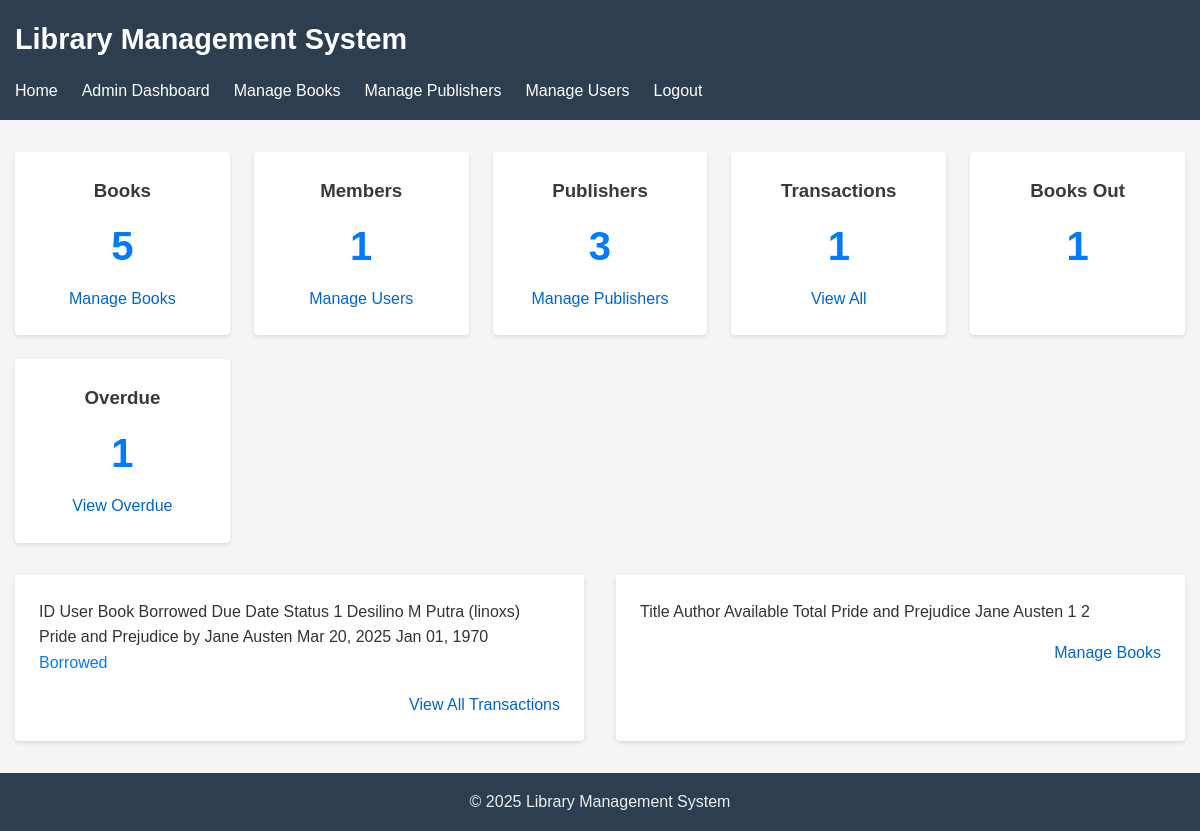
Page /admin/dashboard.php (signed in) on the committed database.
### tables this page shows
CREATE TABLE transactions (
    id INTEGER PRIMARY KEY AUTOINCREMENT,
    user_id INTEGER NOT NULL,
    book_id INTEGER NOT NULL,
    borrowed_at TIMESTAMP DEFAULT CURRENT_TIMESTAMP,
    due_date TIMESTAMP NOT NULL,
    returned_at TIMESTAMP,
    status TEXT NOT NULL CHECK (status IN ('borrowed', 'returned', 'overdue')),
    FOREIGN KEY (user_id) REFERENCES users(id),
    FOREIGN KEY (book_id) REFERENCES books(id)
);

CREATE TABLE users (
    id INTEGER PRIMARY KEY AUTOINCREMENT,
    username TEXT NOT NULL UNIQUE,
    password TEXT NOT NULL,
    email TEXT NOT NULL UNIQUE,
    full_name TEXT NOT NULL,
    role TEXT NOT NULL CHECK (role IN ('admin', 'member')),
    created_at TIMESTAMP DEFAULT CURRENT_TIMESTAMP,
    updated_at TIMESTAMP DEFAULT CURRENT_TIMESTAMP
);

CREATE TABLE books (
    id INTEGER PRIMARY KEY AUTOINCREMENT,
    title TEXT NOT NULL,
    author TEXT NOT NULL,
    publisher_id INTEGER,
    year INTEGER,
    isbn TEXT,
    genre TEXT,
    quantity INTEGER NOT NULL DEFAULT 1,
    available INTEGER NOT NULL DEFAULT 1,
    created_at TIMESTAMP DEFAULT CURRENT_TIMESTAMP,
    updated_at TIMESTAMP DEFAULT CURRENT_TIMESTAMP,
    FOREIGN KEY (publisher_id) REFERENCES publishers(id)
);

### includes/db.php (called while the page is built, shortened)
<?php
function get_db_connection() {
    static $db = null;
    if ($db === null) {
        $db_path = __DIR__ . '/../database/library.db';
        try {
            $db = new \SQLite3($db_path);
            $db->enableExceptions(true);
            $db->exec('PRAGMA foreign_keys = ON');
            $db->exec('PRAGMA journal_mode = WAL');
        } catch (\Exception $e) {
            die("Database connection failed: " . $e->getMessage());
        }
    }
    return $db;
}
function db_query($sql, $params = []) {
    $db = get_db_connection();
    try {
        $stmt = $db->prepare($sql);
        $result = $stmt->execute();
        return $result;
    } catch (\Exception $e) {
        error_log("Database query error: " . $e->getMessage() . " in query: " . $sql);
        return false;
    }
}
function db_fetch_assoc($result) {
    if ($result) {
        return $result->fetchArray(SQLITE3_ASSOC);
    }
    return false;
}
function db_fetch_all($result) {
    $rows = [];
    if ($result) {
        while ($row = $result->fetchArray(SQLITE3_ASSOC)) {
            $rows[] = $row;
        }
    }
    return $rows;
}

### admin/dashboard.php (the view, shortened to what this page needs)
<?php
require_once __DIR__ . '/../includes/db.php';
require_once __DIR__ . '/../layouts/Layout.php';
$total_books = db_query("SELECT COUNT(*) as count FROM books");
$total_books = db_fetch_assoc($total_books)['count'];
$total_members = db_query("SELECT COUNT(*) as count FROM users WHERE role = 'member'");
$total_members = db_fetch_assoc($total_members)['count'];
$total_publishers = db_query("SELECT COUNT(*) as count FROM publishers");
$total_publishers = db_fetch_assoc($total_publishers)['count'];
$total_transactions = db_query("SELECT COUNT(*) as count FROM transactions");
$total_transactions = db_fetch_assoc($total_transactions)['count'];
$borrowed_books = db_query("SELECT COUNT(*) as count FROM transactions WHERE status = 'borrowed'");
$borrowed_books = db_fetch_assoc($borrowed_books)['count'];
$overdue_books = db_query("SELECT COUNT(*) as count FROM transactions WHERE status = 'borrowed' AND due_date < datetime('now')");
$overdue_books = db_fetch_assoc($overdue_books)['count'];
$recent_transactions = db_query(
    "SELECT t.*, u.username, u.full_name, b.title, b.author
     FROM transactions t
     JOIN users u ON t.user_id = u.id
     JOIN books b ON t.book_id = b.id
     ORDER BY t.borrowed_at DESC LIMIT 5"
);
$recent_transactions = db_fetch_all($recent_transactions);
$low_availability_books = db_query(
    "SELECT b.*, p.name as publisher_name
     FROM books b
     LEFT JOIN publishers p ON b.publisher_id = p.id
     WHERE b.available <= 2 AND b.available > 0
     ORDER BY b.available ASC LIMIT 5"
);
$low_availability_books = db_fetch_all($low_availability_books);
?>
<div class="admin-dashboard">
    <Layout::pageTitle('Admin Dashboard');
    <div class="dashboard-stats">
        <div class="stat-card">
            <h3>Books</h3>
            <p class="stat-number"><?php echo $total_books; ?></p>
            <a href="/admin/books.php" class="stat-link">Manage Books</a>
        </div>
        <div class="stat-card">
            <h3>Members</h3>
            <p class="stat-number"><?php echo $total_members; ?></p>
            <a href="/admin/users.php" class="stat-link">Manage Users</a>
        </div>
        <div class="stat-card">
            <h3>Publishers</h3>
            <p class="stat-number"><?php echo $total_publishers; ?></p>
            <a href="/admin/publishers.php" class="stat-link">Manage Publishers</a>
        </div>
        <div class="stat-card">
            <h3>Transactions</h3>
            <p class="stat-number"><?php echo $total_transactions; ?></p>
            <a href="/admin/transactions.php" class="stat-link">View All</a>
        </div>
        <div class="stat-card">
            <h3>Books Out</h3>
            <p class="stat-number"><?php echo $borrowed_books; ?></p>
        </div>
        <div class="stat-card">
            <h3>Overdue</h3>
            <p class="stat-number"><?php echo $overdue_books; ?></p>
            <a href="/admin/overdue.php" class="stat-link">View Overdue</a>
        </div>
    </div>
    <div class="dashboard-sections">
        <div class="dashboard-section">
            <Layout::sectionTitle('Recent Transactions');
            <?php if (empty($recent_transactions)): ?>
                <p>No transactions yet.</p>
            <?php else: ?>
                <table class="data-table">
                    <thead>
                        <tr>
                            <th>ID</th>
                            <th>User</th>
                            <th>Book</th>
                            <th>Borrowed</th>
                            <th>Due Date</th>
                            <th>Status</th>
                        </tr>
                    </thead>
                    <tbody>
                        <?php foreach ($recent_transactions as $transaction): ?>
                            <tr>
                                <td><?php echo $transaction['id']; ?></td>
                                <td><?php echo htmlspecialchars($transaction['full_name']); ?> (<?php echo htmlspecialchars($transaction['username']); ?>)</td>
                                <td><?php echo htmlspecialchars($transaction['title']); ?> by <?php echo htmlspecialchars($transaction['author']); ?></td>
                                <td><?php echo date('M d, Y', strtotime($transaction['borrowed_at'])); ?></td>
                                <td><?php echo date('M d, Y', strtotime($transaction['due_date'])); ?></td>
                                <td>
                                    <?php if ($transaction['status'] === 'borrowed'): ?>
                                        <span class="status-borrowed">Borrowed</span>
                                    <?php elseif ($transaction['status'] === 'returned'): ?>
                                        <span class="status-returned">Returned</span>
                                    <?php elseif ($transaction['status'] === 'overdue'): ?>
                                        <span class="status-overdue">Overdue</span>
                                    <?php endif; ?>
                                </td>
                            </tr>
                        <?php endforeach; ?>
                    </tbody>
                <div class="view-all">
                    <a href="/admin/transactions.php">View All Transactions</a>
                </div>
            <?php endif; ?>
        </div>
        <div class="dashboard-section">
            <Layout::sectionTitle('Books with Low Availability');
            <?php if (empty($low_availability_books)): ?>
                <p>No books with low availability.</p>
            <?php else: ?>
                <table class="data-table">
                    <thead>
                        <tr>
                            <th>Title</th>
                            <th>Author</th>
                            <th>Available</th>
                            <th>Total</th>
                        </tr>
                    </thead>
                    <tbody>
                        <?php foreach ($low_availability_books as $book): ?>
                            <tr>
                                <td><?php echo htmlspecialchars($book['title']); ?></td>
                                <td><?php echo htmlspecialchars($book['author']); ?></td>
                                <td><?php echo $book['available']; ?></td>
                                <td><?php echo $book['quantity']; ?></td>
                            </tr>
                        <?php endforeach; ?>
                    </tbody>
                <div class="view-all">
                    <a href="/admin/books.php">Manage Books</a>
                </div>
            <?php endif; ?>
        </div>
    </div>
</div>

### assets/styles.css (style rules this page uses)
* { margin: 0; padding: 0; box-sizing: border-box; }
body { font-family: Arial, sans-serif; line-height: 1.6; color: #333; background-color: #f5f5f5; }
a { color: #0066cc; text-decoration: none; }
.data-table { width: 100%; border-collapse: collapse; margin-bottom: 1rem; }

### admin/dashboard.php (style rules this page uses)
.admin-dashboard { margin-bottom: 2rem; }
.dashboard-stats { display: grid; grid-template-columns: repeat(auto-fill, minmax(200px, 1fr)); gap: 1.5rem; margin-bottom: 2rem; }
.stat-card { background-color: #fff; border-radius: 0.25rem; box-shadow: 0 2px 4px rgba(0, 0, 0, 0.1); padding: 1.5rem; text-align: center; }
.stat-card h3 { margin-top: 0; color: #343a40; }
.stat-number { font-size: 2.5rem; font-weight: bold; color: #007bff; margin: 0.5rem 0; }
.stat-link { display: block; margin-top: 0.5rem; }
.dashboard-sections { display: grid; grid-template-columns: 1fr; gap: 2rem; }
.dashboard-section { background-color: #fff; border-radius: 0.25rem; box-shadow: 0 2px 4px rgba(0, 0, 0, 0.1); padding: 1.5rem; }
.view-all { margin-top: 1rem; text-align: right; }
.status-borrowed { color: #007bff; }
@media (min-width: 768px) { .dashboard-sections { grid-template-columns: 1fr 1fr; } }

### rows in the picture
transactions: id "1", user.full_name "Desilino M Putra", user.username "linoxs", book.title "Pride and Prejudice", book.author "Jane Austen", borrowed_at "Mar 20, 2025", due_date "Jan 01, 1970", status "Borrowed"
books: title "Pride and Prejudice", author "Jane Austen", available "1", quantity "2"

### other values in the picture
$total_books "5"
$total_members "1"
$total_publishers "3"
$total_transactions "1"
$borrowed_books "1"
$overdue_books "1"
